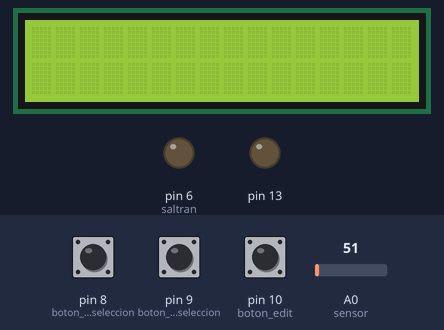
Bench run of a sketch on a simulated Arduino Uno, built with avr-gcc and run on an emulated ATmega328P. On the bench: 16×2 character LCD, output pins drawn as LEDs (lit = HIGH). Inputs (shaded band) come from the test bench; at power-on: pin 10 (boton_edit) HIGH, pin 8 (boton_de_seleccion) HIGH, pin 9 (boton_de_seleccion) HIGH, A0 (sensor) = 51. Pins used as bus, display or sensor lines are not drawn.

Above: at 1.2 s.
1.3 s: pin 10 (boton_edit) pulled LOW for 0.15 s
At 2.6 s:
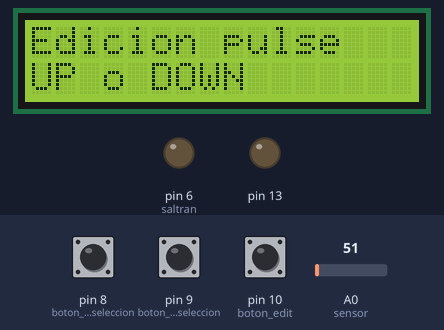
2.9 s: pin 8 (boton_de_seleccion) pulled LOW for 0.15 s
At 3.7 s:
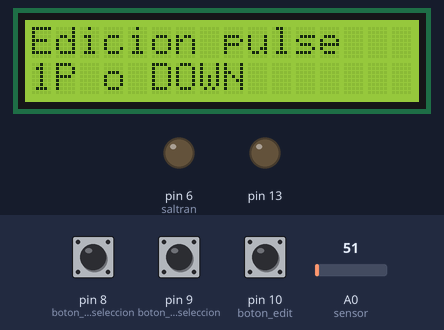
4.5 s: pin 10 (boton_edit) pulled LOW for 1 s
At 6.5 s:
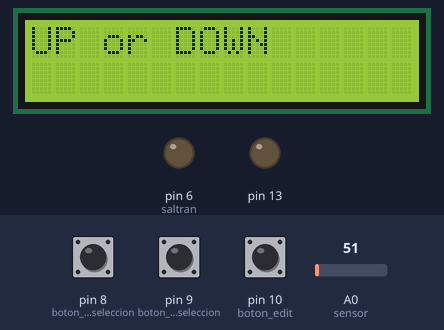
7.0 s: pin 9 (boton_de_seleccion) pulled LOW for 0.15 s
At 8.1 s:
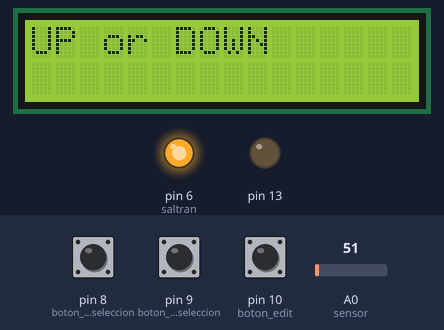
8.6 s: pin 8 (boton_de_seleccion) pulled LOW for 1 s
11.1 s: pin 10 (boton_edit) pulled LOW for 0.15 s
At 12.6 s:
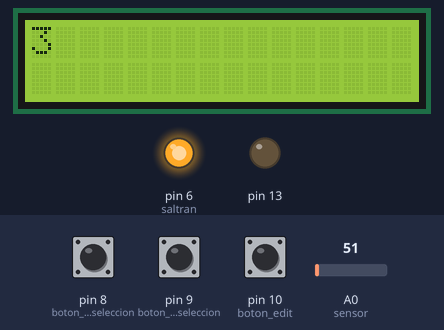
Timing chart, 0 to 13.7 s (numbered marks = the images above; inputs shaded):
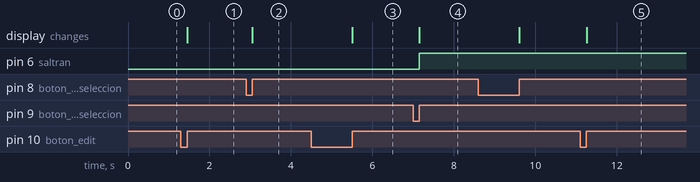

The sketch:

display.ino
```cpp
/*
 edgardoDOTkrauseATgmailDOTcom

  Necesito un boton para acceder al modo seleccion de temperatura y con el mismo boton guardar los cambios.

  dos botones pra subir y bajar el numero seleccinado

  Tomo ese numero y digo cuando la temperatura sea ese numero == hacer habilitar salidas

  Leer siempre la variable del sensor

*/

#include <LiquidCrystal.h>

LiquidCrystal lcd(12, 11, 5, 4, 3, 2);

int numero = 0;           //numero de temperatura de control
int estadoBoton1 = 0;     //boton para subir la temperatura de control
int estadoBoton2 = 0;     //boton para descender la temperatura de control
int salrele=1;            //pin al rele
int saltran=6;            //pin al transistor
int saltriac=0;           //pin al triac
int flag=0;               //variable de acceso a la edicion
int temp=0;               //temperatura del sensor
int control=0;            //
int botonedit=0;          //boton 3
int cancel=7;             //es stop y clear del valor de temperatura de accion
int estadoBoton3 =0;      //
int estado=0;             //
int up=0;
int down=0;

void setup() {//setup

 lcd.begin(16, 2);//iniciamos el lcd

  pinMode(0,OUTPUT);        //salida a triac
  pinMode(1, OUTPUT);       //salida a rele
  pinMode(6, OUTPUT);       //salida a transistor
  pinMode(7, INPUT_PULLUP); //boton RESET
  pinMode(8, INPUT_PULLUP); //boton de seleccion
  pinMode(9, INPUT_PULLUP); //boton de seleccion
  pinMode(10,INPUT_PULLUP); //boton edit/save
  pinMode(13, OUTPUT);

  Serial.begin(9600);//iniciamos el serial

}//setup

void loop(){//loop


          leertemp();
          editmode();
          accion();

}//loop

void leertemp(){//leertemp

   temp=analogRead(A0);//leemos el sensor de temperatura LM35

}//leertemp

void editmode(){//editmode


  botonedit = digitalRead(10); //leemos el estado del boton de edicion
     while(digitalRead(10)==LOW){} //frenamos toda accion mientras es oprimido el boton de edicion

 /* estadoBoton1 = digitalRead(8); //botones de seleccion
     while(digitalRead(8)==LOW){} //frenamos toda accion mientras es oprimido el boton de edicion

  estadoBoton2 = digitalRead(9); //botones de seleccion
     while(digitalRead(9)==LOW){} //frenamos toda accion mientras es oprimido el boton de edicion*/


 if (botonedit==LOW)                              {//ifbotonedit

     flag++;//controlamos cuantas veces fue oprimido el control de edicion y si es la primera vamos a editar la temperatura de accion
     lcd.setCursor(0,0);
     lcd.clear();
     lcd.print("Edicion pulse ");
     lcd.setCursor(0,2);
     lcd.print("UP o DOWN");
     botonedit=HIGH;//mantengo en alto para no entrar al mismo if dos veces

                                                    }//ifbotonedit


  if (flag==1 && digitalRead(8)==LOW && numero >= -20) {//if50

    while(digitalRead(8)==LOW){} //frenamos toda accion mientras es oprimido el boton de edicion
    numero = numero + 1;
    lcd.setCursor(0,2);
    lcd.print(numero);
                                                     }//if50


  if (flag==1 && digitalRead(9)==LOW && numero <= 150){ //if40

    while(digitalRead(9)==LOW){} //frenamos toda accion mientras es oprimido el boton de edicion
    numero=numero - 1;
    lcd.setCursor(0,2);
    lcd.print(numero);
                                                      }//if20


if (flag==2 ){ //if40


    lcd.setCursor(0,0);
    lcd.print("UP or DOWN              ");
    lcd.setCursor(0,2);
    lcd.print("                   ");

                                                      }//if20


  if (flag==2 && digitalRead(8)==LOW ){ //if40

    while(digitalRead(8)==LOW){} //frenamos toda accion mientras es oprimido el boton de edicion
    up=1;
    down=0;
    lcd.clear();
    lcd.setCursor(0,2);
    lcd.print("UP SET");
                                                      }//if40


  if (flag==2 && digitalRead(9)==LOW){ //if40

    while(digitalRead(9)==LOW){} //frenamos toda accion mientras es oprimido el boton de edicion
    down=1;
    up=0;
    lcd.setCursor(0,2);
    lcd.clear();
    lcd.print("DOWN SET");
                                                      }//if40


if (flag==3)
/*leemos el flag si es 2 significa que
**fue oprimido el boton de edicion una vez
****y esta es la segunda por lo tanto vamos a
*****guardar el valor del numero de tempetarura de accion*/
                                                      {//if60

   lcd.setCursor(0,0);
   lcd.clear();
   lcd.print(flag);

   delay(200); //damos un tiempo de accion

   flag=0; //reiniciamos el flag

   control=numero;// asignamos a la variable control el numero de temperatura de control


                                                         }//if60


}//editmode

void accion(){//accion


if(up==1 && temp >= control){//if90

  digitalWrite(saltran,HIGH);
  digitalWrite(salrele,HIGH);
  digitalWrite(saltriac,HIGH);
                    }//if90

if(down==1 && temp >= control){//if90

  digitalWrite(saltran,HIGH);
  digitalWrite(salrele,HIGH);
  digitalWrite(saltriac,HIGH);
                    }//if90

}//accion
```

Measured:
- after the input at 1.3 s, the display: changes after 0.16 s (image 1)
- after the input at 2.9 s, the display: changes after 0.15 s (image 2)
- after the input at 4.5 s, the display: changes after 1.0 s (image 3)
- after the input at 7.0 s, pin 6 (saltran): LOW → HIGH after 0.15 s; the display: first changes after 0.15 s (image 4 shows a later state)
- after the input at 11.1 s, the display: changes after 0.16 s (image 5)
